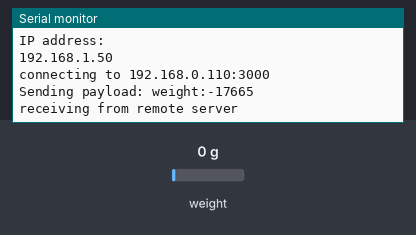
The sketch below on a simulated ESP8266 (NodeMCU). On the bench: the last lines printed to the serial monitor. Inputs (shaded band) come from the test bench; at power-on: weight on the scale 0 g. WiFi joins after 1.5 s; servers stay silent unless stated.

Above: at 3.2 s.
3.3 s: weight on the scale set to 100 g
At 3.7 s:
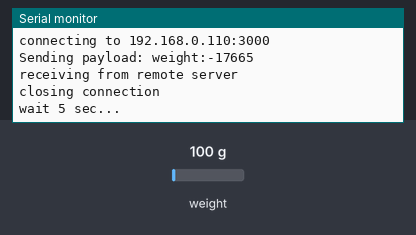
10.5 s: weight on the scale set to 1250 g
At 14.82 s:
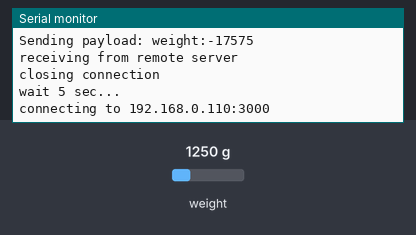
Timing chart, 0 to 16.3 s (numbered marks = the images above; inputs shaded):
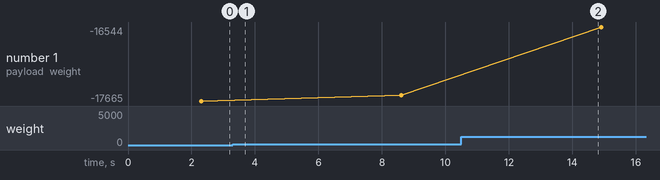

The sketch:

WifiScaleClient.ino
```cpp
/*
    This sketch sends a string to a TCP server, and prints a one-line response.
    You must run a TCP server in your local network.
    For example, on Linux you can use this command: nc -v -l 3000
*/

#include <ESP8266WiFi.h>
#include <ESP8266WiFiMulti.h>

#include "HX711.h" //Load Cell Amplifier
HX711 cell(D2, D3); //Amplifier is connected to these pins on the NodeMCU ESP8266 Board

#ifndef STASSID
#define STASSID "SPWifi"
#define STAPSK  "crazily backwash detonator dentist"
#endif

const char* ssid     = STASSID;
const char* password = STAPSK;

const char* host = "192.168.0.110";
const uint16_t port = 3000;

ESP8266WiFiMulti WiFiMulti;

void setup()
{
  Serial.begin(115200);

  // We start by connecting to a WiFi network
  WiFi.mode(WIFI_STA);
  WiFiMulti.addAP(ssid, password);

  Serial.println();
  Serial.println();
  Serial.print("Wait for WiFi... ");

  while (WiFiMulti.run() != WL_CONNECTED) {
    Serial.print(".");
    delay(500);
  }

  Serial.println("");
  Serial.println("WiFi connected");
  Serial.println("IP address: ");
  Serial.println(WiFi.localIP());

  delay(500);
}

int counter = 0;

void loop() {
  Serial.print("connecting to ");
  Serial.print(host);
  Serial.print(':');
  Serial.println(port);

  // Use WiFiClient class to create TCP connections
  WiFiClient client;

  if (!client.connect(host, port)) {
    Serial.println("connection failed");
    Serial.println("wait 5 sec...");
    delay(5000);
    return;
  }

  //----------Get data from load cell and amplifier

  long valCalibrated = 0;
  long val = 0;
  float count = 0;


  count = count + 1;
  val = 0.5 * val + 0.5 * cell.read();
  valCalibrated = (val - 4137240) / 234.20;

  //----------Send data to IBM Waton IoT Service
  String payload = "weight\:";
  payload += valCalibrated;
//  payload += "";

  Serial.print("Sending payload: ");
  Serial.println(payload);

  client.println(payload);
  // This will send the request to the server
//  client.println("hello from ESP8266");

  //read back one line from server
  Serial.println("receiving from remote server");
  String line = client.readStringUntil('\r');
  Serial.println(line);

  Serial.println("closing connection");
  client.stop();

  Serial.println("wait 5 sec...");
  delay(5000);
}
```

Measured:
- plotted number 1: -17665 → -17575 after the input at 3.3 s, -17575 → -16544 after the input at 10.5 s
